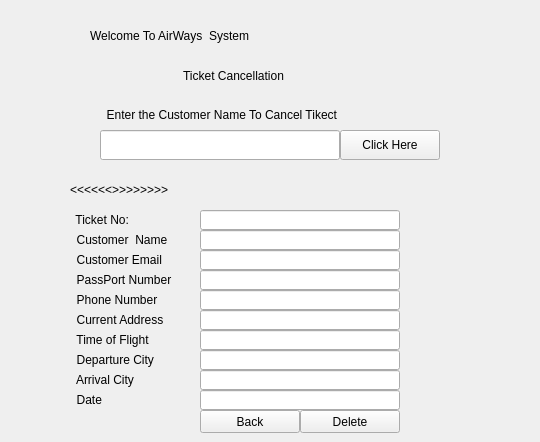
     <widget class="QWidget" name="Delete">
      <widget class="QLabel" name="detaillable_6">
       <property name="geometry">
        <rect>
         <x>170</x>
         <y>60</y>
         <width>191</width>
         <height>31</height>
        </rect>
       </property>
       <property name="styleSheet">
        <string notr="true">font: 75 14pt &quot;MS Shell Dlg 2&quot;;</string>
       </property>
       <property name="text">
        <string>    Ticket Cancellation </string>
       </property>
      </widget>
      <widget class="QLabel" name="Title5">
       <property name="geometry">
        <rect>
         <x>90</x>
         <y>20</y>
         <width>441</width>
         <height>31</height>
        </rect>
       </property>
       <property name="styleSheet">
        <string notr="true">font: 75 italic 20pt &quot;MS Shell Dlg 2&quot;;
font: 75 22pt &quot;MS Shell Dlg 2&quot;;</string>
       </property>
       <property name="text">
        <string>Welcome To AirWays  System</string>
       </property>
      </widget>
      <widget class="QLabel" name="MiniTitle">
       <property name="geometry">
        <rect>
         <x>100</x>
         <y>100</y>
         <width>341</width>
         <height>30</height>
        </rect>
       </property>
       <property name="styleSheet">
        <string notr="true">font: 75 12pt &quot;MS Shell Dlg 2&quot;;</string>
       </property>
       <property name="text">
        <string>  Enter the Customer Name To Cancel Tikect</string>
       </property>
      </widget>
      <widget class="QLineEdit" name="Inputsss">
       <property name="geometry">
        <rect>
         <x>100</x>
         <y>130</y>
         <width>240</width>
         <height>30</height>
        </rect>
       </property>
      </widget>
      <widget class="QPushButton" name="Search">
       <property name="geometry">
        <rect>
         <x>340</x>
         <y>130</y>
         <width>100</width>
         <height>30</height>
        </rect>
       </property>
       <property name="styleSheet">
        <string notr="true">font: 12pt &quot;Times New Roman&quot;;</string>
       </property>
       <property name="text">
        <string>Click Here</string>
       </property>
      </widget>
      <widget class="QLabel" name="Ticket">
       <property name="geometry">
        <rect>
         <x>69</x>
         <y>210</y>
         <width>131</width>
         <height>20</height>
        </rect>
       </property>
       <property name="styleSheet">
        <string notr="true">font: 75 italic 12pt &quot;Times New Roman&quot;;</string>
       </property>
       <property name="text">
        <string>  Ticket No:</string>
       </property>
      </widget>
      <widget class="QLineEdit" name="Ticketinput">
       <property name="geometry">
        <rect>
         <x>200</x>
         <y>210</y>
         <width>200</width>
         <height>20</height>
        </rect>
       </property>
      </widget>
      <widget class="QLineEdit" name="CNameinput">
       <property name="geometry">
        <rect>
         <x>200</x>
         <y>230</y>
         <width>200</width>
         <height>20</height>
        </rect>
       </property>
      </widget>
      <widget class="QLabel" name="CName">
       <property name="geometry">
        <rect>
         <x>70</x>
         <y>230</y>
         <width>130</width>
         <height>20</height>
        </rect>
       </property>
       <property name="styleSheet">
        <string notr="true">font: 75 italic 12pt &quot;Times New Roman&quot;;</string>
       </property>
       <property name="text">
        <string>  Customer  Name</string>
       </property>
      </widget>
      <widget class="QLineEdit" name="CEmailinput">
       <property name="geometry">
        <rect>
         <x>200</x>
         <y>250</y>
         <width>200</width>
         <height>20</height>
        </rect>
       </property>
      </widget>
      <widget class="QLabel" name="CEmail">
       <property name="geometry">
        <rect>
         <x>70</x>
         <y>250</y>
         <width>130</width>
         <height>20</height>
        </rect>
       </property>
       <property name="styleSheet">
        <string notr="true">font: 75 italic 12pt &quot;Times New Roman&quot;;</string>
       </property>
       <property name="text">
        <string>  Customer Email</string>
       </property>
      </widget>
      <widget class="QLineEdit" name="CPassportInput">
       <property name="geometry">
        <rect>
         <x>200</x>
         <y>270</y>
         <width>200</width>
         <height>20</height>
        </rect>
       </property>
      </widget>
      <widget class="QLabel" name="CPassport">
       <property name="geometry">
        <rect>
         <x>70</x>
         <y>270</y>
         <width>130</width>
         <height>20</height>
        </rect>
       </property>
       <property name="styleSheet">
        <string notr="true">font: 75 italic 12pt &quot;Times New Roman&quot;;</string>
       </property>
       <property name="text">
        <string>  PassPort Number</string>
       </property>
      </widget>
      <widget class="QLabel" name="label_13">
       <property name="geometry">
        <rect>
         <x>70</x>
         <y>170</y>
         <width>360</width>
         <height>40</height>
        </rect>
       </property>
       <property name="styleSheet">
        <string notr="true">font: 14pt &quot;Times New Roman&quot;;</string>
       </property>
       <property name="text">
        <string> &lt;&lt;&lt;&lt;&lt;&lt;&lt;Detail Of Cancel Ticket &gt;&gt;&gt;&gt;&gt;&gt;&gt;&gt;&gt;</string>
       </property>
      </widget>
      <widget class="QLabel" name="CAddress">
       <property name="geometry">
        <rect>
         <x>70</x>
         <y>310</y>
         <width>130</width>
         <height>20</height>
        </rect>
       </property>
       <property name="styleSheet">
        <string notr="true">font: 75 italic 12pt &quot;Times New Roman&quot;;</string>
       </property>
       <property name="text">
        <string>  Current Address</string>
       </property>
      </widget>
      <widget class="QLineEdit" name="CPhoneInput">
       <property name="geometry">
        <rect>
         <x>200</x>
         <y>290</y>
         <width>200</width>
         <height>20</height>
        </rect>
       </property>
      </widget>
      <widget class="QLabel" name="CPhone">
       <property name="geometry">
        <rect>
         <x>70</x>
         <y>290</y>
         <width>130</width>
         <height>20</height>
        </rect>
       </property>
       <property name="styleSheet">
        <string notr="true">font: 75 italic 12pt &quot;Times New Roman&quot;;</string>
       </property>
       <property name="text">
        <string>  Phone Number</string>
       </property>
      </widget>
      <widget class="QLineEdit" name="CAddressInput">
       <property name="geometry">
        <rect>
         <x>200</x>
         <y>310</y>
         <width>200</width>
         <height>20</height>
        </rect>
       </property>
      </widget>
      <widget class="QLabel" name="CArrrival">
       <property name="geometry">
        <rect>
         <x>70</x>
         <y>370</y>
         <width>130</width>
         <height>20</height>
        </rect>
       </property>
       <property name="styleSheet">
        <string notr="true">font: 75 italic 12pt &quot;Times New Roman&quot;;</string>
       </property>
       <property name="text">
        <string>  Arrival City</string>
       </property>
      </widget>
      <widget class="QLabel" name="CTIme">
       <property name="geometry">
        <rect>
         <x>70</x>
         <y>330</y>
         <width>130</width>
         <height>20</height>
        </rect>
       </property>
       <property name="styleSheet">
        <string notr="true">font: 75 italic 12pt &quot;Times New Roman&quot;;</string>
       </property>
       <property name="text">
        <string>  Time of Flight</string>
       </property>
      </widget>
      <widget class="QLabel" name="Cdeparture">
       <property name="geometry">
        <rect>
         <x>70</x>
         <y>350</y>
         <width>130</width>
         <height>20</height>
        </rect>
       </property>
       <property name="styleSheet">
        <string notr="true">font: 75 italic 12pt &quot;Times New Roman&quot;;</string>
       </property>
       <property name="text">
        <string>  Departure City</string>
       </property>
      </widget>
      <widget class="QLineEdit" name="CArrrivalInput">
       <property name="geometry">
        <rect>
         <x>200</x>
         <y>370</y>
         <width>200</width>
         <height>20</height>
        </rect>
       </property>
      </widget>
      <widget class="QLineEdit" name="CTImeInput">
       <property name="geometry">
        <rect>
         <x>200</x>
         <y>330</y>
         <width>200</width>
         <height>20</height>
        </rect>
       </property>
      </widget>
      <widget class="QLineEdit" name="CdepartureInput">
       <property name="geometry">
        <rect>
         <x>200</x>
         <y>350</y>
         <width>200</width>
         <height>20</height>
        </rect>
       </property>
      </widget>
      <widget class="QPushButton" name="Deletecancel">
       <property name="geometry">
        <rect>
         <x>300</x>
         <y>410</y>
         <width>100</width>
         <height>23</height>
        </rect>
       </property>
       <property name="styleSheet">
        <string notr="true">font: 12pt &quot;Times New Roman&quot;;</string>
       </property>
       <property name="text">
        <string>Delete</string>
       </property>
      </widget>
      <widget class="QLineEdit" name="Cdateinput">
       <property name="geometry">
        <rect>
         <x>200</x>
         <y>390</y>
         <width>200</width>
         <height>20</height>
        </rect>
       </property>
      </widget>
      <widget class="QLabel" name="CDate">
       <property name="geometry">
        <rect>
         <x>70</x>
         <y>390</y>
         <width>130</width>
         <height>20</height>
        </rect>
       </property>
       <property name="styleSheet">
        <string notr="true">font: 75 italic 12pt &quot;Times New Roman&quot;;</string>
       </property>
       <property name="text">
        <string>  Date</string>
       </property>
      </widget>
      <widget class="QPushButton" name="Back">
       <property name="geometry">
        <rect>
         <x>200</x>
         <y>410</y>
         <width>100</width>
         <height>23</height>
        </rect>
       </property>
       <property name="styleSheet">
        <string notr="true">font: 12pt &quot;Times New Roman&quot;;</string>
       </property>
       <property name="text">
        <string>Back</string>
       </property>
      </widget>
      <zorder>detaillable_6</zorder>
      <zorder>Title5</zorder>
      <zorder>MiniTitle</zorder>
      <zorder>Inputsss</zorder>
      <zorder>Search</zorder>
      <zorder>Ticket</zorder>
      <zorder>CNameinput</zorder>
      <zorder>CName</zorder>
      <zorder>CEmailinput</zorder>
      <zorder>CEmail</zorder>
      <zorder>CPassportInput</zorder>
      <zorder>CPassport</zorder>
      <zorder>label_13</zorder>
      <zorder>CAddress</zorder>
      <zorder>CPhoneInput</zorder>
      <zorder>CPhone</zorder>
      <zorder>CAddressInput</zorder>
      <zorder>CArrrival</zorder>
      <zorder>CTIme</zorder>
      <zorder>Cdeparture</zorder>
      <zorder>CArrrivalInput</zorder>
      <zorder>CTImeInput</zorder>
      <zorder>CdepartureInput</zorder>
      <zorder>Deletecancel</zorder>
      <zorder>Ticketinput</zorder>
      <zorder>Cdateinput</zorder>
      <zorder>CDate</zorder>
      <zorder>Back</zorder>
     </widget>
